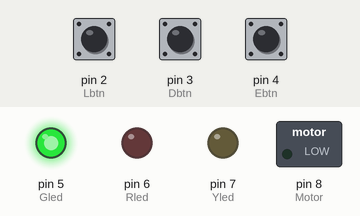
Recording of a sketch running on a simulated Arduino Uno, built with avr-gcc and run on an emulated ATmega328P. Shown: switched loads named in the sketch (green lamp = pin HIGH), output pins drawn as LEDs (lit = HIGH). The inputs (shaded band) are chosen by the test bench; at power-on: pin 4 (Ebtn) LOW, pin 2 (Lbtn) LOW, pin 3 (Dbtn) LOW.

Above: at 1.2 s.
1.3 s: pin 4 (Ebtn) pulled HIGH for 3.2 s
At 5.7 s:
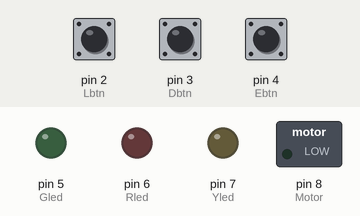
6.0 s: pin 2 (Lbtn) pulled HIGH for 0.15 s
At 6.7 s:
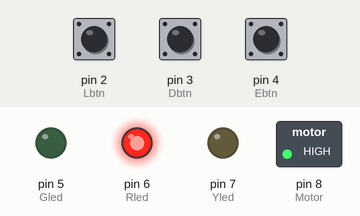
7.6 s: pin 3 (Dbtn) pulled HIGH for 0.15 s
At 8.0 s:
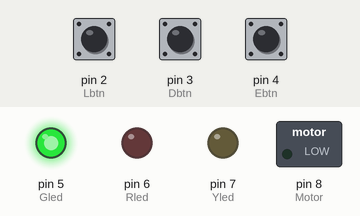
9.2 s: pin 2 (Lbtn) pulled HIGH for 1 s
At 10.4 s:
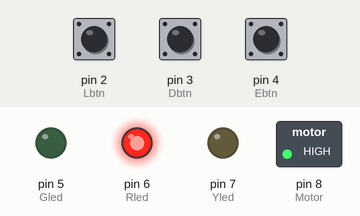
Timing chart, 0 to 12.2 s (numbered marks = the images above; inputs shaded):
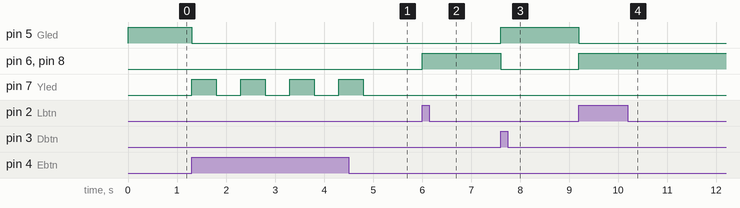

Measured:
- after the input at 1.3 s, pin 5 (Gled): HIGH → LOW at once; pin 7 (Yled): alternates HIGH for 0.50 s and LOW for 0.50 s, 8 changes in all, then stays LOW, starting at once
- after the input at 6.0 s, pin 6 (Rled), pin 8 (Motor): LOW → HIGH at once
- after the input at 7.6 s, pin 5 (Gled): LOW → HIGH at once; pin 6 (Rled), pin 8 (Motor): HIGH → LOW at once
- after the input at 9.2 s, pin 5 (Gled): HIGH → LOW at once; pin 6 (Rled), pin 8 (Motor): LOW → HIGH at once

The sketch:

Exercicio_1.ino
```cpp
#define Lbtn 2
#define Dbtn 3
#define Ebtn 4
#define Gled 5
#define Rled 6
#define Yled 7
#define Motor 8
void setup() {
  pinMode(Lbtn, INPUT);
  pinMode(Dbtn, INPUT);
  pinMode(Ebtn, INPUT);
  pinMode(Gled, OUTPUT);
  pinMode(Rled, OUTPUT);
  pinMode(Yled, OUTPUT);
  pinMode(Motor, OUTPUT);
  digitalWrite(Motor, LOW);
  digitalWrite(Gled, HIGH);
}

void loop() {

  while (digitalRead(Ebtn) == HIGH) {
    digitalWrite(Motor, LOW);
    digitalWrite(Gled, LOW);
    digitalWrite(Rled, LOW);
    { digitalWrite(Yled, HIGH);
      delay(500);
      digitalWrite(Yled, LOW);
      delay(500);
    }
  }
  if (digitalRead(Dbtn) == HIGH) {
    digitalWrite(Gled, HIGH);
    digitalWrite(Rled, LOW);
    digitalWrite(Yled, LOW);
    digitalWrite(Motor, LOW);
    delay(1000);
  }
  else if (digitalRead(Lbtn) == HIGH) {
    digitalWrite(Gled, LOW);
    digitalWrite(Rled, HIGH);
    digitalWrite(Yled, LOW);
    digitalWrite(Motor, HIGH);

  }
}
```
